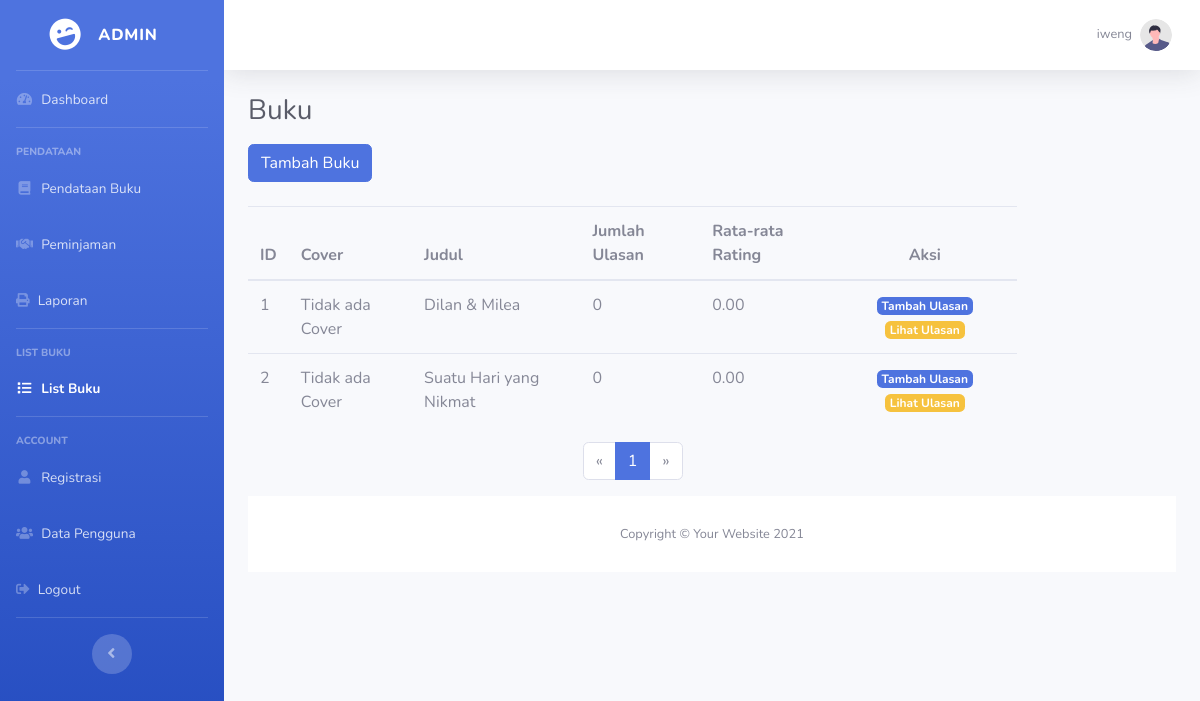
The app's page /dashboard/list/index.php (signed in), older data.
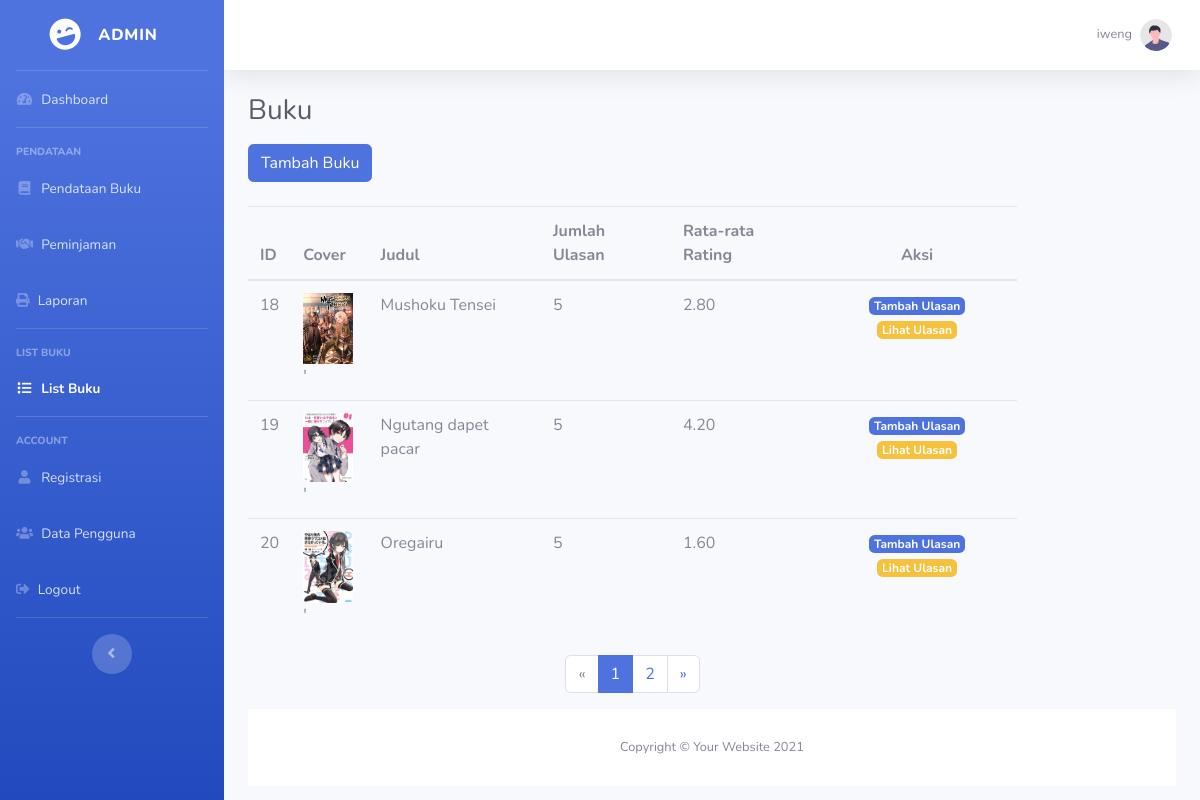
The same page, newer data.
### tables this page shows
CREATE TABLE `buku` (
  `id` int(11) NOT NULL,
  `perpus_id` int(11) NOT NULL,
  `judul` varchar(255) NOT NULL,
  `deskripsi` text NOT NULL,
  `cover` varchar(255) NOT NULL,
  `penulis` varchar(255) NOT NULL,
  `penerbit` varchar(255) NOT NULL,
  `tahun_terbit` int(11) NOT NULL,
  `stok` int(11) NOT NULL,
  `tempat` int(11) NOT NULL,
  `kategori_id` int(11) NOT NULL,
  `created_at` timestamp NOT NULL DEFAULT current_timestamp() ON UPDATE current_timestamp()
);

### function/func.php (called while the page is built, shortened)
<?php
function getUserRole($conn, $username) {
    $userRole = '';
    $query = "SELECT role FROM `user` WHERE `username` = '$username'";
    $result = mysqli_query($conn, $query);
    if ($result) {
        $row = mysqli_fetch_assoc($result);
        $userRole = $row['role'];
    }
    return $userRole;
}

### dashboard/list/index.php (the view, shortened to what this page needs)
<?php
include '../../function/func.php';
include '../../config.php';
$username = $_SESSION['username'];
$userRole = getUserRole($conn, $username);
$page = isset($_GET['page']) ? (int)$_GET['page'] : 1;
$limit = 3;
$offset = ($page - 1) * $limit;
$query = "SELECT buku.id AS buku_id, buku.judul, buku.cover, ulasan_buku.ulasan, ulasan_buku.rating,
                  COUNT(ulasan_buku.id) AS jumlah_ulasan,
                  AVG(ulasan_buku.rating) AS rata_rata_rating
           FROM buku
           LEFT JOIN ulasan_buku ON buku.id = ulasan_buku.buku
           GROUP BY buku.id
           LIMIT $limit OFFSET $offset";
$result = mysqli_query($conn, $query);
$total_books_query = "SELECT COUNT(DISTINCT buku.id) as total FROM buku LEFT JOIN ulasan_buku ON buku.id = ulasan_buku.buku";
$total_books_result = mysqli_query($conn, $total_books_query);
$total_books_row = mysqli_fetch_assoc($total_books_result);
$total_books = $total_books_row['total'];
$total_pages = ceil($total_books / $limit);
?>
<!DOCTYPE html>
<html lang="en">
<head>
    <link rel="stylesheet" href="https://cdn.jsdelivr.net/npm/sweetalert2@10">
    <link href="../vendor/fontawesome-free/css/all.min.css" rel="stylesheet" type="text/css">
    <link href="../css/sb-admin-2.min.css" rel="stylesheet">
</head>
<body id="page-top">
    <div id="wrapper">
    <ul class="navbar-nav bg-gradient-primary sidebar sidebar-dark accordion" id="accordionSidebar">
    <?php if($userRole == "petugas") :?>
        <a class="sidebar-brand d-flex align-items-center justify-content-center" href="index.html">
            <div class="sidebar-brand-icon rotate-n-15">
                <i class="fas fa-laugh-wink"></i>
            </div>
            <div class="sidebar-brand-text mx-3">Petugas</div>
        </a>
        <hr class="sidebar-divider my-0">
            <li class="nav-item active">
                <a class="nav-link" href="../index.php">
                    <i class="fas fa-fw fa-tachometer-alt"></i>
                    <span>Dashboard</span></a>
            </li>
            <hr class="sidebar-divider">
            <div class="sidebar-heading">
                Pendataan
            </div>
            <li class="nav-item">
                <a class="nav-link active" href="../buku/">
                    <i class="fas fa-fw fa-book"></i>
                    <span>Pendataan Barang/Buku</span>
                </a>
            </li>
            <li class="nav-item">
                <a class="nav-link" href="../peminjaman/">
                    <i class="fas fa-fw fa-handshake"></i>
                    <span>Peminjaman</span>
                </a>
            </li>
            <li class="nav-item">
                <a class="nav-link" href="../peminjaman/laporan.php">
                    <i class="fas fa-print"></i>
                    <span>Laporan</span>
                </a>
            </li>
            <li class="nav-item">
                <a class="nav-link" href="../logout.php">
                    <i class="fas fa-sign-out-alt"></i>
                    <span>Logout</span>
                </a>
            </li>
            <hr class="sidebar-divider d-none d-md-block">
            <div class="text-center d-none d-md-inline">
                <button class="rounded-circle border-0" id="sidebarToggle"></button>
            </div>
        <?php elseif($userRole == "admin") :?>
        <a class="sidebar-brand d-flex align-items-center justify-content-center" href="index.html">
            <div class="sidebar-brand-icon rotate-n-15">
                <i class="fas fa-laugh-wink"></i>
            </div>
            <div class="sidebar-brand-text mx-3">Admin</div>
        </a>
        <hr class="sidebar-divider my-0">
            <li class="nav-item ">
                <a class="nav-link" href="../index.php">
                    <i class="fas fa-fw fa-tachometer-alt"></i>
                    <span>Dashboard</span></a>
            </li>
            <hr class="sidebar-divider">
            <div class="sidebar-heading">
                Pendataan
            </div>
            <li class="nav-item">
                <a class="nav-link" href="../buku/">
                    <i class="fas fa-fw fa-book"></i>
                    <span>Pendataan Buku</span>
                </a>
            </li>
            <li class="nav-item">
                <a class="nav-link" href="../peminjaman/">
                    <i class="fas fa-fw fa-handshake"></i>
                    <span>Peminjaman</span>
                </a>
            </li>
            <li class="nav-item">
                <a class="nav-link" href="../peminjaman/laporan.php">
                    <i class="fas fa-print"></i>
                    <span>Laporan</span>
                </a>
            </li>
            <hr class="sidebar-divider">
            <div class="sidebar-heading">
                List Buku
            </div>
            <li class="nav-item active">
                <a class="nav-link" href="">
                    <i class="fas fa-fw fa-list"></i>
                    <span>List Buku</span>
                </a>
            </li>
            <hr class="sidebar-divider d-none d-md-block">
            <div class="sidebar-heading">
                Account
            </div>
            <li class="nav-item">
                <a class="nav-link" href="../registrasi.php">
                    <i class="fas fa-fw fa-user"></i>
                    <span>Registrasi</span>
                </a>
            </li>
            <li class="nav-item">
                <a class="nav-link" href="../user.php">
                    <i class="fas fa-fw fa-users"></i>
                    <span>Data Pengguna</span>
                </a>
            </li>
            <li class="nav-item">
                <a class="nav-link" href="../logout.php">
                    <i class="fas fa-sign-out-alt"></i>
                    <span>Logout</span>
                </a>
            </li>
            <hr class="sidebar-divider d-none d-md-block">
            <div class="text-center d-none d-md-inline">
                <button class="rounded-circle border-0" id="sidebarToggle"></button>
            </div>
            <?php endif;?>
        </ul>
        <div id="content-wrapper" class="d-flex flex-column">
            <div id="content">
                <nav class="navbar navbar-expand navbar-light bg-white topbar mb-4 static-top shadow">
                    <ul class="navbar-nav ml-auto">
                        <li class="nav-item dropdown no-arrow">
                            <a class="nav-link dropdown-toggle" href="#" id="userDropdown" role="button"
                                data-toggle="dropdown" aria-haspopup="true" aria-expanded="false">
                                <span class="mr-2 d-none d-lg-inline text-gray-600 small">
                                    <?= $_SESSION['username']; ?>
                                </span>
                                <img class="img-profile rounded-circle" src="img/undraw_profile.svg">
                            </a>
                        </li>
                    </ul>
                </nav>
                <div class="container-fluid">
                    <h1 class="h3 mb-3 text-gray-800">Buku</h1>
                    <a href="../buku/tambah-buku.php" class="mb-4 btn btn-primary">Tambah Buku</a>
					<div class="row">
    <div class="col-lg-10">
        <table class="table table-hover">
            <thead>
                <tr>
                    <th scope="col">ID</th>
                    <th scope="col">Cover</th>
                    <th scope="col">Judul</th>
                    <th scope="col">Jumlah Ulasan</th>
                    <th scope="col">Rata-rata Rating</th>
                    <th style="text-align: center;">Aksi</th>
                </tr>
            </thead>
            <tbody>
                <?php while ($row = mysqli_fetch_assoc($result)) : ?>
                    <tr>
                        <td><?= $row['buku_id']; ?></td>
                        <td>
                            <?php if (!empty($row['cover'])) :?>
                                <img src="../buku/cover/<?=$row['cover'];?>" alt="Cover" width="50">'
                            <?php else :?>
                                Tidak ada Cover
                            <?php endif;?>
                        </td>
                        <td><?= $row['judul']; ?></td>
                        <td><?= $row['jumlah_ulasan']; ?></td>
                        <td><?= number_format($row['rata_rata_rating'], 2); ?></td>
                        <td class="text-center">
                            <a class="badge badge-primary" href="tambah-ulasan.php?id=<?= $row['buku_id']; ?>">Tambah Ulasan</a>
                            <a class="badge badge-warning" href="lihat-ulasan.php?id=<?= $row['buku_id']; ?>">Lihat Ulasan</a>
                        </td>
                    </tr>
                <?php endwhile; ?>
            </tbody>
        </table>
<nav aria-label="Page navigation example">
    <ul class="justify-content-center pagination">
        <li class="page-item <?php if ($page <= 1) echo 'disabled'; ?>">
            <a class="page-link" href="?page=<?= ($page <= 1) ? 1 : ($page - 1); ?>" aria-label="Previous">
                <span aria-hidden="true">&laquo;</span>
            </a>
        </li>
        <?php
        $start_page = max(1, $page - 2);
        $end_page = min($total_pages, $page + 2);
        for ($i = $start_page; $i <= $end_page; $i++) :
        ?>
            <li class="page-item <?php if ($i == $page) echo 'active'; ?>">
                <a class="page-link" href="?page=<?= $i; ?>"><?= $i; ?></a>
            </li>
        <?php endfor; ?>
        <li class="page-item <?php if ($page >= $total_pages) echo 'disabled'; ?>">
            <a class="page-link" href="?page=<?= ($page >= $total_pages) ? $total_pages : ($page + 1); ?>" aria-label="Next">
                <span aria-hidden="true">&raquo;</span>
            </a>
        </li>
    </ul>
</nav>
    </div>
</div>
            <footer class="sticky-footer bg-white">
                <div class="container my-auto">
                    <div class="copyright text-center my-auto">
                        <span>Copyright &copy; Your Website 2021</span>
                    </div>
                </div>
            </footer>
        </div>
    </div>
</body>
</html>

Row changes from the older to the newer data that the page shows:
removed buku: id "1", shows "Tidak ada Cover", judul "Dilan & Milea", jumlah_ulasan "0", rata_rata_rating "0.00"
removed buku: id "2", shows "Tidak ada Cover", judul "Suatu Hari yang Nikmat", jumlah_ulasan "0", rata_rata_rating "0.00"
added buku: id "18", cover (picture), judul "Mushoku Tensei", jumlah_ulasan "5", rata_rata_rating "2.80"
added buku: id "19", cover (picture), judul "Ngutang dapet pacar", jumlah_ulasan "5", rata_rata_rating "4.20"
added buku: id "20", cover (picture), judul "Oregairu", jumlah_ulasan "5", rata_rata_rating "1.60"
Text that changed along with them:
new list line: "2"
